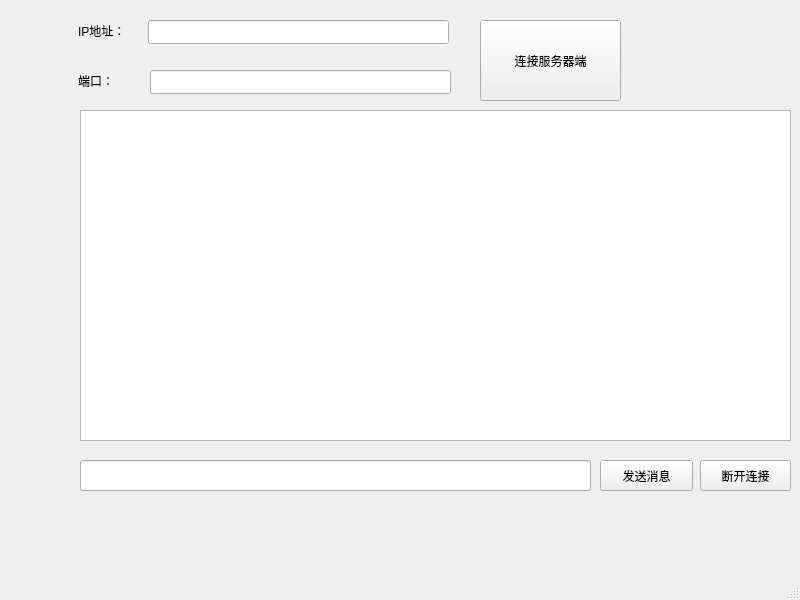
<?xml version="1.0" encoding="UTF-8"?>
<ui version="4.0">
 <class>MainWindow</class>
 <widget class="QMainWindow" name="MainWindow">
  <property name="geometry">
   <rect>
    <x>0</x>
    <y>0</y>
    <width>800</width>
    <height>600</height>
   </rect>
  </property>
  <property name="windowTitle">
   <string>MainWindow</string>
  </property>
  <widget class="QWidget" name="centralwidget">
   <widget class="QLabel" name="label">
    <property name="geometry">
     <rect>
      <x>78</x>
      <y>10</y>
      <width>61</width>
      <height>41</height>
     </rect>
    </property>
    <property name="text">
     <string>IP地址：</string>
    </property>
   </widget>
   <widget class="QLabel" name="label_2">
    <property name="geometry">
     <rect>
      <x>78</x>
      <y>60</y>
      <width>61</width>
      <height>41</height>
     </rect>
    </property>
    <property name="text">
     <string>端口：</string>
    </property>
   </widget>
   <widget class="QLineEdit" name="ip">
    <property name="geometry">
     <rect>
      <x>148</x>
      <y>20</y>
      <width>301</width>
      <height>24</height>
     </rect>
    </property>
   </widget>
   <widget class="QLineEdit" name="port">
    <property name="geometry">
     <rect>
      <x>150</x>
      <y>70</y>
      <width>301</width>
      <height>24</height>
     </rect>
    </property>
   </widget>
   <widget class="QPushButton" name="connect_bt">
    <property name="geometry">
     <rect>
      <x>480</x>
      <y>20</y>
      <width>141</width>
      <height>81</height>
     </rect>
    </property>
    <property name="text">
     <string>连接服务器端</string>
    </property>
   </widget>
   <widget class="QTextEdit" name="display_message">
    <property name="geometry">
     <rect>
      <x>80</x>
      <y>110</y>
      <width>711</width>
      <height>331</height>
     </rect>
    </property>
   </widget>
   <widget class="QLineEdit" name="text_input">
    <property name="geometry">
     <rect>
      <x>80</x>
      <y>460</y>
      <width>511</width>
      <height>31</height>
     </rect>
    </property>
   </widget>
   <widget class="QPushButton" name="send_message">
    <property name="geometry">
     <rect>
      <x>600</x>
      <y>460</y>
      <width>93</width>
      <height>31</height>
     </rect>
    </property>
    <property name="text">
     <string>发送消息</string>
    </property>
   </widget>
   <widget class="QPushButton" name="disconnect_bt">
    <property name="geometry">
     <rect>
      <x>700</x>
      <y>460</y>
      <width>91</width>
      <height>31</height>
     </rect>
    </property>
    <property name="text">
     <string>断开连接</string>
    </property>
   </widget>
  </widget>
  <widget class="QMenuBar" name="menubar">
   <property name="geometry">
    <rect>
     <x>0</x>
     <y>0</y>
     <width>800</width>
     <height>31</height>
    </rect>
   </property>
  </widget>
  <widget class="QStatusBar" name="statusbar"/>
 </widget>
 <resources/>
 <connections/>
</ui>
